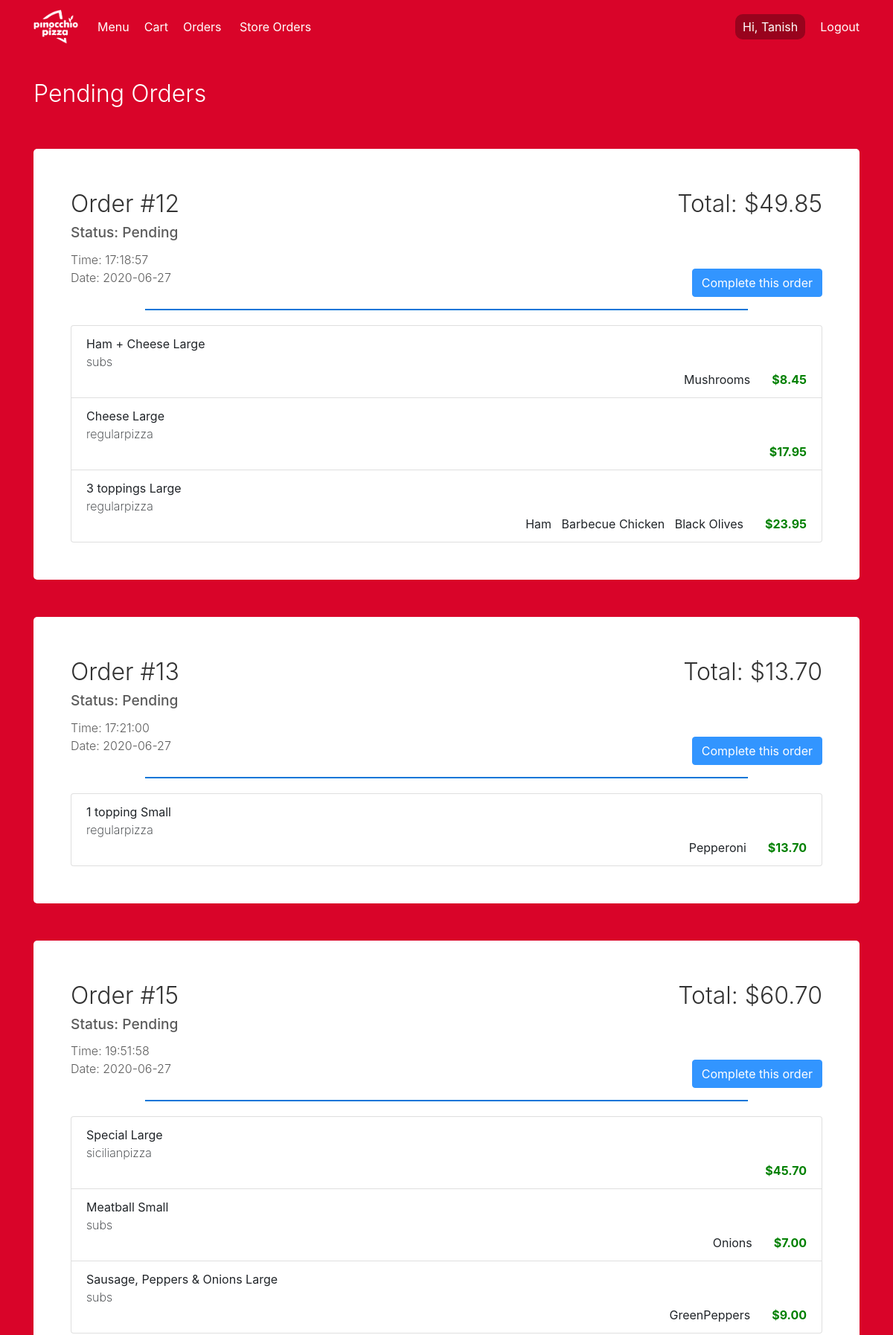
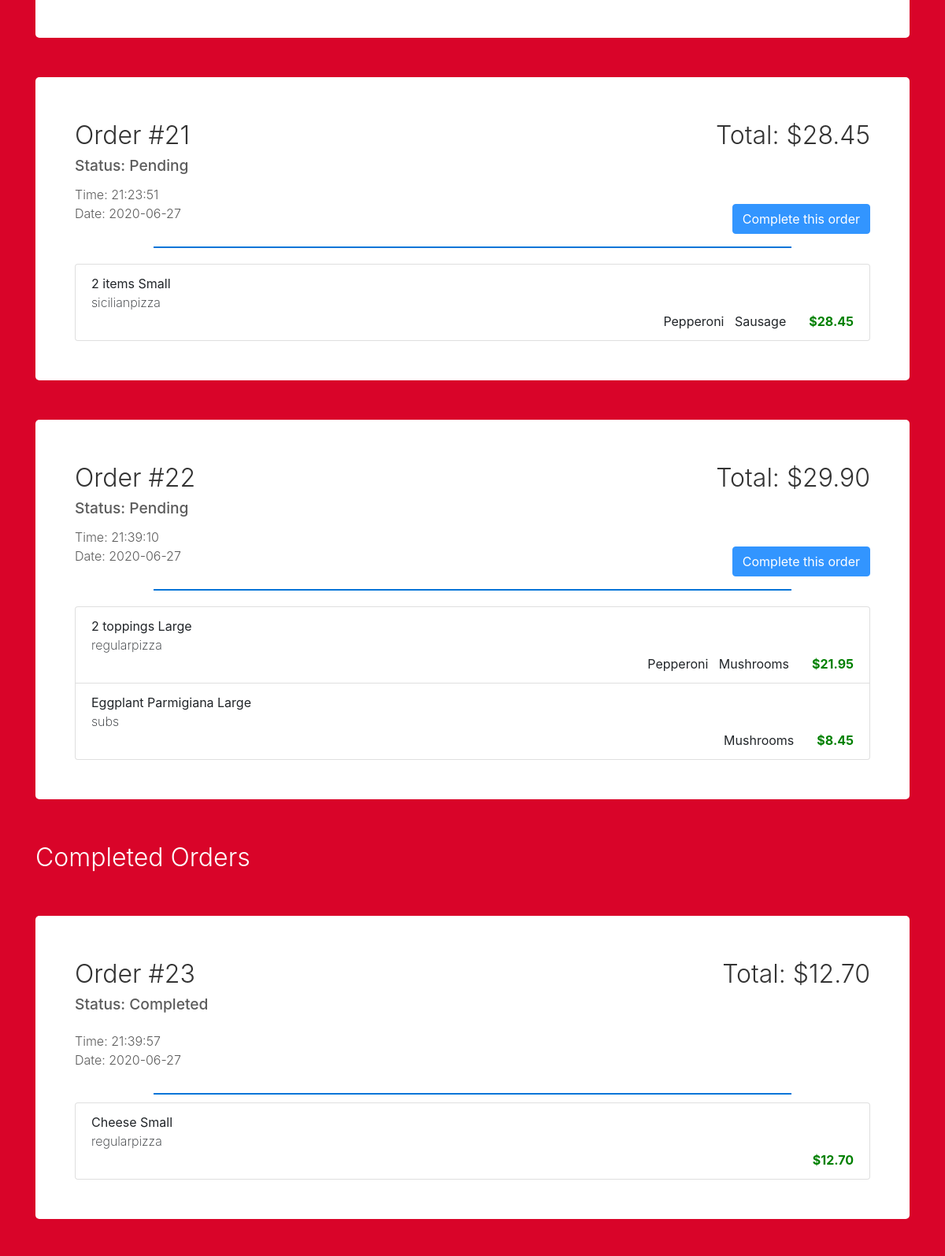
/adminview (signed in, upper part), run on the app's committed database (2 pictures, top to bottom).
### orders/models.py (models this page shows)
class Order(models.Model):
    items = models.ManyToManyField(Menuitem, null=True ,blank=True)
    cost = models.DecimalField(max_digits=5,decimal_places=2, validators =[is_positive])
    status = models.CharField(max_length=64)
    date = models.CharField(max_length=64)
    time = models.CharField(max_length=64)
    user = models.ForeignKey(User, on_delete=models.CASCADE)

class Menuitem(models.Model):
    itemname = models.CharField(max_length=64)
    cat = models.CharField(max_length=64)
    toppings = models.ManyToManyField(Topping, blank=True)
    extras = models.ManyToManyField(Extra, blank=True)
    cost = models.DecimalField(max_digits=5,decimal_places=2, validators =[is_positive])

class Extra(models.Model):
    itemname = models.CharField(max_length=64, unique=True)
    smallcost = models.DecimalField(max_digits=5,decimal_places=2, validators =[is_positive])
    largecost = models.DecimalField(max_digits=5,decimal_places=2, validators =[is_positive])

class Topping(models.Model):
    toppingname = models.CharField(max_length=64, unique=True)
    def __str__(self):
        return f"{self.toppingname}"

### orders/views.py (the view)
# urls.py: path('adminview', views.adminview, name='adminview'),
def adminview(request):
    if request.user.is_superuser:
        pords = Order.objects.filter(status='pending').order_by('id')
        cords = Order.objects.filter(status='completed').order_by('-id')
        context = {
            'pords':pords,
            'cords':cords,
        }
        return render(request, 'orders/adminview.html', context)
    else:
        context={
            'message': "you must be an admin to see this shit"
        }
        return render(request, 'orders/error.html', context)

### orders/templates/orders/adminview.html (shortened to what this page needs)
{% extends "orders/layout.html" %}
{% block script %}
{% load static %}
{% endblock %}
{% block mbody %}
<div class="container">
    <div class="customize-header" style="color: white; margin-top:30px">Pending Orders</div>
    {% for order in pords %}
    <div class="card-body customize" style="margin: 50px 0 50px 0;">
        <div class="customize-header">Order #{{ order.id }}<div style='float:right;'>Total: ${{ order.cost }}</div></div>
        <div class="customize-header sub-header" style="margin-bottom:10;">Status: {{ order.status|title }}</div>
        <div class="customize-header sub-header" style="font-weight: 300; font-size:initial ;margin-bottom:30; margin-top: 0;">Time: {{ order.time }}<br>Date: {{ order.date }}
            <div style="float: right;">
                <form action="{% url 'complete' order.id %}" method="post">
                <button class="btn btn btn-primary" type="submit">Complete this order</button>
            </form>
            </div>
        </div>
        <hr style="border-color: #0275d8; width:80%; margin: 0 auto 20 auto;">
        <ul class="list-group">
            {% for m in order.items.all %}
                <li class="list-group-item">{{ m.itemname }} <div style="font-weight: 200;">{{ m.cat }}</div>
                    <div style="float: right; margin-left: 20px; font-weight: bold; color: green;">
                        ${{ m.cost }}
                    </div>
                    <div style="float: right;">
                        {% for top in m.toppings.all %}
                            {{ top }} &nbsp;
                        {% endfor %}
                        {% for ext in m.extras.all %}
                            {{ ext.itemname }} &nbsp;
                        {% endfor %}
                    </div>
                </li>
            {% endfor %}
        </ul>
    </div>
    {% endfor %}
    <div class="customize-header" style="color: white; margin-top:30px">Completed Orders</div>
    {% for order in cords %}
    <div class="card-body customize" style="margin: 50px 0 50px 0;">
        <div class="customize-header">Order #{{ order.id }}<div style='float:right;'>Total: ${{ order.cost }}</div></div>
        <div class="customize-header sub-header">Status: {{ order.status|title }}</div>
        <div class="customize-header sub-header" style="font-weight: 300; font-size:initial ;margin-bottom:30; margin-top: 0;">Time: {{ order.time }}<br>Date: {{ order.date }}</div>
        <hr style="border-color: #0275d8; width:80%; margin: 0 auto 10 auto;">
        <ul class="list-group">
            {% for m in order.items.all %}
                <li class="list-group-item">{{ m.itemname }} <div style="font-weight: 200;">{{ m.cat }}</div>
                    <div style="float: right; margin-left: 20px; font-weight: bold; color: green;">
                        ${{ m.cost }}
                    </div>
                </li>
            {% endfor %}
        </ul>
    </div>
    {% endfor %}
</div>
{% endblock %}

### orders/templates/orders/layout.html (shortened to what this page needs)
{% load static %}
<html>
    <head>
        <link rel="stylesheet" href="https://stackpath.bootstrapcdn.com/bootstrap/4.4.1/css/bootstrap.min.css">
        <link rel="stylesheet" href="{% static 'style.css' %}">
    </head>
    <body style="width: 100%;">
        <div class="navs">
            <nav class="navbar navbar-dark navbar-expand-md navigation-clean-button" style="background-color: #D90429;">
                <div class="container">
                    <a class="navbar-brand" href="{% url 'index' %}">
                        <img src="{% static 'pp.png' %}" width="60" alt="Pinocchio's logo">
                    </a>
                        <div class="collapse navbar-collapse" id="navcol-1">
                            <ul class="nav navbar-nav mr-auto">
                                <li class="navbar-text actions" role="presentation">
                                    <a class="nl" href="{% url 'menu' %}">Menu</a>
                                </li>
                                {% if user.is_authenticated %}
                                    <li class="navbar-text actions" role="presentation">
                                        <a class="nl" href="{% url 'cart' %}">Cart</a>
                                    </li>
                                    <li class="navbar-text actions" role="presentation">
                                        <a class="nl" href="{% url 'ordershow' %}">Orders&nbsp;</a>
                                    </li>
                                {% endif %}
                                {% if user.is_superuser %}
                                    <li class="navbar-text actions" role="presentation">
                                        <a class="nl" href="{% url 'adminview' %}">Store Orders</a>
                                    </li>
                                {% endif %}
                            </ul>
                            {% if user.is_authenticated %}
                                <div class="navbar-text action" style="margin-right:20px">
                                    <div class="nav-greet">Hi, {{ user.first_name }}</div>
                                </div>
                                <span class="navbar-text actions">
                                    <div class="row">
                                        <div class="col"><a href="{% url 'logout' %}">Logout</a></div>
                                    </div>
                                </span>
                            {% else %}
                                <span class="navbar-text actions"> <a class="login blogin" href="#">Log In</a>
                                    <a class="btn btn-light action-button signup" role="button" href="#">Sign Up</a>
                                </span>
                            {% endif %}
                        </div>
                </div>
            </nav>
        </div>
    {% block mbody %}
    {% endblock %}
    </body>
</html>

### orders/static/style.css (style rules this page uses)
.customize-header { font-size: xx-large; color: #333333; font-weight: 300; border-top-right-radius: 5px; border-top-left-radius: 5px; }
.customize { background-color: white; padding: 50px; margin: 50px 0 200px 0; border-radius: 5px; }
.sub-header { font-size: larger; font-weight: 500; opacity: 0.8; margin-bottom: 20px; }
hr { margin: 20px 0; margin-top: 0; border: 1px solid #C0C0C0; }
.nl { margin-right: 10px; margin-left: 10px; }
.navs { background-color: #d90429; }
.nav-greet { background-color: rgba(0,0,0,0.3); border-radius: 10px; padding: 5 10 5 10; color: white; }
body { background-color: #d90429; }

### data on the page
Order: id "12", cost "49.85", status "Pending", time "17:18:57", date "2020-06-27"
Menuitem: itemname "Ham + Cheese Large", cat "subs", cost "8.45"
Extra: itemname "Mushrooms"
Menuitem: itemname "Cheese Large", cat "regularpizza", cost "17.95"
Menuitem: itemname "3 toppings Large", cat "regularpizza", cost "23.95"
Topping: toppingname "Ham"
Topping: toppingname "Barbecue Chicken"
Topping: toppingname "Black Olives"
Order: id "13", cost "13.70", status "Pending", time "17:21:00", date "2020-06-27"
Menuitem: itemname "1 topping Small", cat "regularpizza", cost "13.70"
Topping: toppingname "Pepperoni"
Order: id "15", cost "60.70", status "Pending", time "19:51:58", date "2020-06-27"
Menuitem: itemname "Special Large", cat "sicilianpizza", cost "45.70"
Menuitem: itemname "Meatball Small", cat "subs", cost "7.00"
Extra: itemname "Onions"
Menuitem: itemname "Sausage, Peppers & Onions Large", cat "subs", cost "9.00"
Extra: itemname "GreenPeppers"
Order: id "21", cost "28.45", status "Pending", time "21:23:51", date "2020-06-27"
Menuitem: itemname "2 items Small", cat "sicilianpizza", cost "28.45"
Topping: toppingname "Sausage"
Order: id "22", cost "29.90", status "Pending", time "21:39:10", date "2020-06-27"
Menuitem: itemname "2 toppings Large", cat "regularpizza", cost "21.95"
Topping: toppingname "Mushrooms"
Menuitem: itemname "Eggplant Parmigiana Large", cat "subs", cost "8.45"
Order: id "23", cost "12.70", status "Completed", time "21:39:57", date "2020-06-27"
Menuitem: itemname "Cheese Small", cat "regularpizza", cost "12.70"

### other printed values
{{ user.first_name }} "Tanish"
